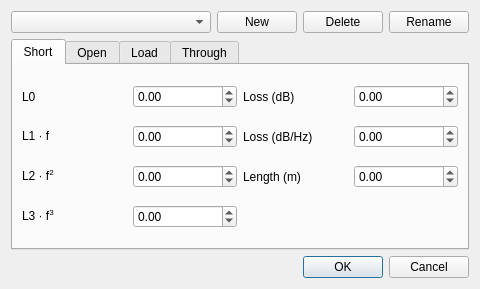
<?xml version="1.0" encoding="UTF-8"?>
<ui version="4.0">
 <class>CalStdsDialog</class>
 <widget class="QDialog" name="CalStdsDialog">
  <property name="geometry">
   <rect>
    <x>0</x>
    <y>0</y>
    <width>478</width>
    <height>289</height>
   </rect>
  </property>
  <property name="windowTitle">
   <string>Calibration Standards</string>
  </property>
  <layout class="QVBoxLayout" name="verticalLayout_2">
   <item>
    <layout class="QGridLayout" name="gridLayout">
     <item row="0" column="0">
      <widget class="QComboBox" name="comboStd">
       <property name="minimumSize">
        <size>
         <width>200</width>
         <height>0</height>
        </size>
       </property>
      </widget>
     </item>
     <item row="0" column="2">
      <widget class="QPushButton" name="buttonDelete">
       <property name="text">
        <string>Delete</string>
       </property>
      </widget>
     </item>
     <item row="0" column="1">
      <widget class="QPushButton" name="buttonNew">
       <property name="text">
        <string>New</string>
       </property>
      </widget>
     </item>
     <item row="0" column="3">
      <widget class="QPushButton" name="buttonRename">
       <property name="text">
        <string>Rename</string>
       </property>
      </widget>
     </item>
    </layout>
   </item>
   <item>
    <widget class="QTabWidget" name="tabWidget">
     <property name="currentIndex">
      <number>0</number>
     </property>
     <widget class="QWidget" name="tabShort">
      <attribute name="title">
       <string>Short</string>
      </attribute>
      <layout class="QGridLayout" name="gridLayout_2">
       <item row="0" column="0">
        <widget class="QLabel" name="labelL0">
         <property name="text">
          <string>L0</string>
         </property>
        </widget>
       </item>
       <item row="0" column="3">
        <widget class="QLabel" name="labelShortLoss">
         <property name="text">
          <string>Loss (dB)</string>
         </property>
        </widget>
       </item>
       <item row="0" column="2">
        <widget class="QScienceSpinBox" name="spinL0">
         <property name="minimum">
          <double>-2.000000000000000</double>
         </property>
        </widget>
       </item>
       <item row="2" column="2">
        <widget class="QScienceSpinBox" name="spinL1">
         <property name="minimum">
          <double>-2.000000000000000</double>
         </property>
        </widget>
       </item>
       <item row="2" column="3">
        <widget class="QLabel" name="labelShortLossHz">
         <property name="text">
          <string>Loss (dB/Hz)</string>
         </property>
        </widget>
       </item>
       <item row="0" column="5">
        <widget class="QScienceSpinBox" name="spinShortLoss">
         <property name="minimum">
          <double>-2.000000000000000</double>
         </property>
        </widget>
       </item>
       <item row="2" column="5">
        <widget class="QScienceSpinBox" name="spinShortLossHz">
         <property name="minimum">
          <double>-2.000000000000000</double>
         </property>
        </widget>
       </item>
       <item row="3" column="2">
        <widget class="QScienceSpinBox" name="spinL2">
         <property name="minimum">
          <double>-2.000000000000000</double>
         </property>
        </widget>
       </item>
       <item row="2" column="0">
        <widget class="QLabel" name="labelL1">
         <property name="text">
          <string>&lt;p&gt;L1 &amp;middot; f&lt;/p&gt;</string>
         </property>
        </widget>
       </item>
       <item row="3" column="0">
        <widget class="QLabel" name="labelL2">
         <property name="text">
          <string>&lt;p&gt;L2 &amp;middot; f&lt;sup&gt;2&lt;/sup&gt;&lt;/p&gt;</string>
         </property>
        </widget>
       </item>
       <item row="4" column="0">
        <widget class="QLabel" name="labelL3">
         <property name="text">
          <string>&lt;p&gt;L3 &amp;middot; f&lt;sup&gt;3&lt;/sup&gt;&lt;/p&gt;</string>
         </property>
        </widget>
       </item>
       <item row="4" column="2">
        <widget class="QScienceSpinBox" name="spinL3">
         <property name="minimum">
          <double>-2.000000000000000</double>
         </property>
        </widget>
       </item>
       <item row="3" column="3">
        <widget class="QLabel" name="labelShortLength">
         <property name="text">
          <string>Length (m)</string>
         </property>
        </widget>
       </item>
       <item row="3" column="5">
        <widget class="QScienceSpinBox" name="spinShortLength">
         <property name="minimum">
          <double>-2.000000000000000</double>
         </property>
        </widget>
       </item>
      </layout>
     </widget>
     <widget class="QWidget" name="tabOpen">
      <attribute name="title">
       <string>Open</string>
      </attribute>
      <layout class="QGridLayout" name="gridLayout_4">
       <item row="0" column="0">
        <widget class="QLabel" name="labelC0">
         <property name="text">
          <string>C0</string>
         </property>
        </widget>
       </item>
       <item row="0" column="1">
        <widget class="QScienceSpinBox" name="spinC0">
         <property name="minimum">
          <double>-2.000000000000000</double>
         </property>
        </widget>
       </item>
       <item row="0" column="2">
        <widget class="QLabel" name="labelOpenLoss">
         <property name="text">
          <string>Loss (dB)</string>
         </property>
        </widget>
       </item>
       <item row="0" column="3">
        <widget class="QScienceSpinBox" name="spinOpenLoss">
         <property name="minimum">
          <double>-2.000000000000000</double>
         </property>
        </widget>
       </item>
       <item row="1" column="0">
        <widget class="QLabel" name="labelC1">
         <property name="text">
          <string>&lt;p&gt;C1 &amp;middot; f&lt;/p&gt;</string>
         </property>
        </widget>
       </item>
       <item row="1" column="1">
        <widget class="QScienceSpinBox" name="spinC1">
         <property name="minimum">
          <double>-2.000000000000000</double>
         </property>
        </widget>
       </item>
       <item row="1" column="2">
        <widget class="QLabel" name="labelOpenLossHz">
         <property name="text">
          <string>Loss (dB/Hz)</string>
         </property>
        </widget>
       </item>
       <item row="1" column="3">
        <widget class="QScienceSpinBox" name="spinOpenLossHz">
         <property name="minimum">
          <double>-2.000000000000000</double>
         </property>
        </widget>
       </item>
       <item row="2" column="0">
        <widget class="QLabel" name="labelC2">
         <property name="text">
          <string>&lt;p&gt;C2 &amp;middot; f&lt;sup&gt;2&lt;/sup&gt;&lt;/p&gt;</string>
         </property>
        </widget>
       </item>
       <item row="2" column="1">
        <widget class="QScienceSpinBox" name="spinC2">
         <property name="minimum">
          <double>-2.000000000000000</double>
         </property>
        </widget>
       </item>
       <item row="2" column="2">
        <widget class="QLabel" name="labelOpenLength">
         <property name="text">
          <string>Length (m)</string>
         </property>
        </widget>
       </item>
       <item row="2" column="3">
        <widget class="QScienceSpinBox" name="spinOpenLength">
         <property name="minimum">
          <double>-2.000000000000000</double>
         </property>
        </widget>
       </item>
       <item row="3" column="0">
        <widget class="QLabel" name="labelC3">
         <property name="text">
          <string>&lt;p&gt;C3 &amp;middot; f&lt;sup&gt;3&lt;/sup&gt;&lt;/p&gt;</string>
         </property>
        </widget>
       </item>
       <item row="3" column="1">
        <widget class="QScienceSpinBox" name="spinC3">
         <property name="minimum">
          <double>-2.000000000000000</double>
         </property>
        </widget>
       </item>
      </layout>
     </widget>
     <widget class="QWidget" name="tabLoad">
      <attribute name="title">
       <string>Load</string>
      </attribute>
      <layout class="QGridLayout" name="gridLayout_3">
       <item row="0" column="0">
        <widget class="QLabel" name="labelR">
         <property name="text">
          <string>&lt;p&gt;R (&amp;Omega;)&lt;/p&gt;</string>
         </property>
        </widget>
       </item>
       <item row="0" column="1">
        <widget class="QScienceSpinBox" name="spinR">
         <property name="minimum">
          <double>-2.000000000000000</double>
         </property>
        </widget>
       </item>
       <item row="1" column="0">
        <widget class="QLabel" name="labelL">
         <property name="text">
          <string>&lt;p&gt;L (H)&lt;/p&gt;</string>
         </property>
        </widget>
       </item>
       <item row="1" column="1">
        <widget class="QScienceSpinBox" name="spinL">
         <property name="minimum">
          <double>-2.000000000000000</double>
         </property>
        </widget>
       </item>
      </layout>
     </widget>
     <widget class="QWidget" name="tabThrough">
      <attribute name="title">
       <string>Through</string>
      </attribute>
      <layout class="QGridLayout" name="gridLayout_5">
       <item row="0" column="0">
        <widget class="QLabel" name="labelThroughLoss">
         <property name="text">
          <string>Loss (dB)</string>
         </property>
        </widget>
       </item>
       <item row="0" column="1">
        <widget class="QScienceSpinBox" name="spinThroughLoss">
         <property name="minimum">
          <double>-2.000000000000000</double>
         </property>
        </widget>
       </item>
       <item row="1" column="0">
        <widget class="QLabel" name="labelThroughLossHz">
         <property name="text">
          <string>Loss (dB/Hz)</string>
         </property>
        </widget>
       </item>
       <item row="1" column="1">
        <widget class="QScienceSpinBox" name="spinThroughLossHz">
         <property name="minimum">
          <double>-2.000000000000000</double>
         </property>
        </widget>
       </item>
       <item row="2" column="0">
        <widget class="QLabel" name="labelThroughLength">
         <property name="text">
          <string>Length (m)</string>
         </property>
        </widget>
       </item>
       <item row="2" column="1">
        <widget class="QScienceSpinBox" name="spinThroughLength">
         <property name="minimum">
          <double>-2.000000000000000</double>
         </property>
        </widget>
       </item>
      </layout>
     </widget>
    </widget>
   </item>
   <item>
    <widget class="QDialogButtonBox" name="buttonBox">
     <property name="standardButtons">
      <set>QDialogButtonBox::Cancel|QDialogButtonBox::Ok</set>
     </property>
    </widget>
   </item>
  </layout>
 </widget>
 <customwidgets>
  <customwidget>
   <class>QScienceSpinBox</class>
   <extends>QDoubleSpinBox</extends>
   <header>qsciencespinbox.h</header>
  </customwidget>
 </customwidgets>
 <resources/>
 <connections/>
</ui>
